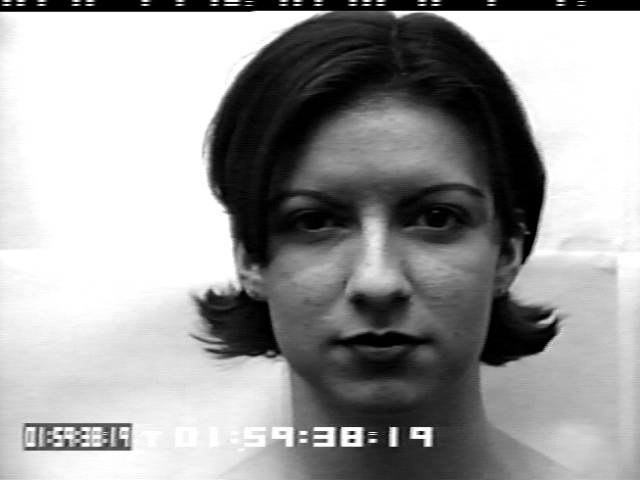
#> input picture Seminar2/images/S010_002_00000001.png, 640 x 480 px, given in place of the camera
$ jupyter execute --allow-errors 'Семинар №2 КМОиРО.ipynb'   (shell and % lines are left out)   (text cells are left out)
#> lines starting #> are read from the running program, lines starting #| are printed output that depends on the picture; after the words box and inside, x2 and y2 are one past the last pixel; in counts of white or black regions, pixels touching at a corner belong together
[cell 1]
import cv2
import numpy as np
import matplotlib.pyplot as plt
from scipy import ndimage as ndi
from PIL import Image

from skimage import data, filters, exposure, transform, color
from skimage.transform import integral_image
from skimage.filters import gabor_kernel
from skimage.feature import Cascade, hog, haar_like_feature
from skimage.exposure import rescale_intensity

[cell 2]
image=np.array([[1,2,2,4,1],[3,4,1,5,2],[2,3,3,2,4],[4,1,5,4,6],[6,3,2,1,3]],dtype='uint8')
image

[cell 3]
summ, _, _ = cv2.integral3(image)
summ

[cell 4]
int_image = integral_image(image)
int_image

[cell 5]
#Напишите функцию рассчета средней яркости в выделенной прямоугольной области по исходному изображению
#аргументы функции: верхний левый угол и правый нижний угол выбранной прямоугольной области интереса
'''
ваш код
'''

[cell 6]
#Напишите функцию рассчета средней яркости для выбранной прямоугольной области на исходном изображении по интегральному изображению
#аргументы функции: верхний левый угол и правый нижний угол выбранной прямоугольной области интереса
'''
ваш код
'''

[cell 7]
#Оцените вычислительную сложность похода №1 и подхода №2

[cell 8]
from skimage.feature import haar_like_feature
from skimage.transform import integral_image

img = np.random.randint(0, 256, (24,24))
int_image = integral_image(img)

total = 0
for feature_type in ['type-2-x', 'type-2-y', 'type-3-x', 'type-3-y', 'type-4']:
    '''
    Параметры haar_like_feature

    int_image: Интегральное изображение, для которого необходимо вычислить признаки
    r: Координата строки верхнего левого угла окна обнаружения
    c: Координата столбца верхнего левого угла окна обнаружения
    width: Ширина окна обнаружения.
    height: Высота окна обнаружения
    feature_type: тип примитива
    '''
    r, c = 0, 0
    width, height = int_image.shape[1], int_image.shape[0]
    #Каждое значение в features равно вычитанию сумм положительных и отрицательных прямоугольников
    features = haar_like_feature(int_image, r, c, width, height, feature_type)
    print(f"{feature_type}: {len(features)}")
    total += len(features)
print("\ntotal:", total)

[cell 9]
# OpenCV program to detect face in real time
# import libraries of python OpenCV
# where its functionality resides
import cv2

# load the required trained XML classifiers
# https://github.com/Itseez/opencv/blob/master/
# data/haarcascades/haarcascade_frontalface_default.xml
# Trained XML classifiers describes some features of some
# object we want to detect a cascade function is trained
# from a lot of positive(faces) and negative(non-faces)
# images.
face_cascade = cv2.CascadeClassifier('haarcascade_frontalface_default.xml')

# capture frames from a camera
cap = cv2.VideoCapture(0)

# loop runs if capturing has been initialized.
while 1:

    # reads frames from a camera
    ret, img = cap.read()
#> img is the input picture: shape (480, 640, 3); min 0, max 255, mean 157.1

    # convert to gray scale of each frames
    gray = cv2.cvtColor(img, cv2.COLOR_BGR2GRAY)

    # Detects faces of different sizes in the input image
    faces = face_cascade.detectMultiScale(gray, 1.3, 5)
#> faces = [[210, 90, 332, 332]]

    for (x,y,w,h) in faces:
        # To draw a rectangle in a face
        cv2.rectangle(img,(x,y),(x+w,y+h),(255,255,0),2)
        roi_gray = gray[y:y+h, x:x+w]
        roi_color = img[y:y+h, x:x+w]
#> this loop made 1 pass
#> pass 1, `roi_color = img[y:y+h, x:x+w]`:
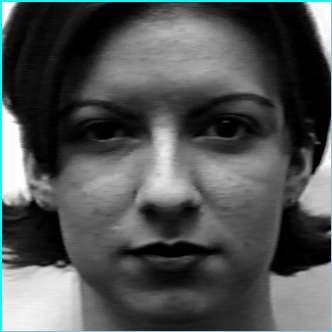
#> roi_color: shape (332, 332, 3); mean B, G, R 83.8, 83.8, 79.2
#> after the loop:
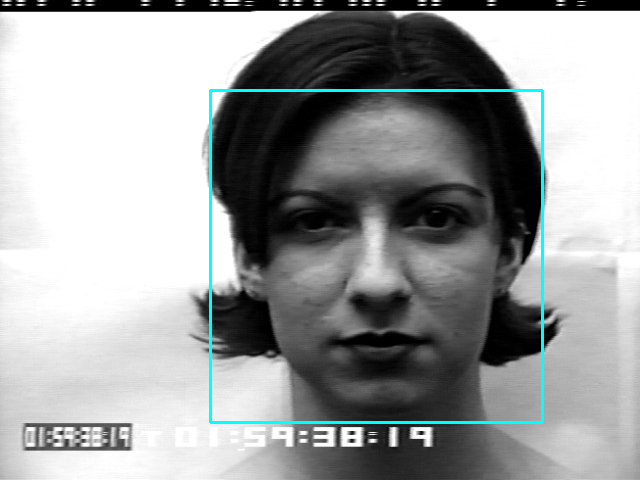
#> img: shape (480, 640, 3); 1.3% of pixels changed, all inside (x1, y1, x2, y2) = (209, 89, 544, 424)

    # Display an image in a window
    cv2.imshow('img',img)

    # Wait for Esc key to stop
    k = cv2.waitKey(30) & 0xff
#> (key Esc is pressed here)
    if k == 27:
        break

# Close the window
cap.release()

# De-allocate any associated memory usage
cv2.destroyAllWindows()

[cell 10]
image = data.astronaut()
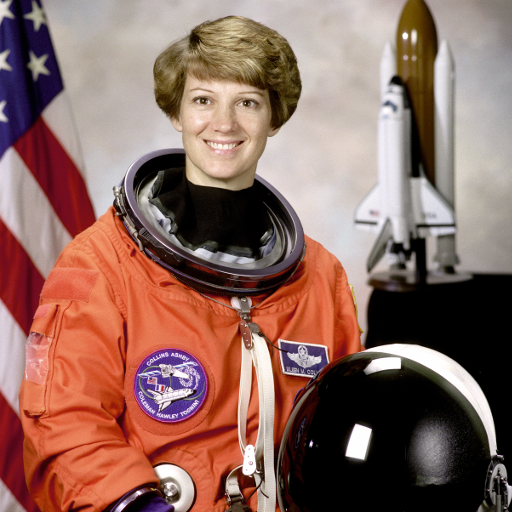
#> input picture skimage.data.astronaut(), 512 x 512 px
#> image is the input picture: shape (512, 512, 3); mean R, G, B 141.6, 105.8, 96.5
print("Разменость изображения {}x{}".format(image.shape[0],image.shape[1]))
#| Разменость изображения 512x512

features, hog_image = hog(image, orientations=8, pixels_per_cell=(16, 16),
                    cells_per_block=(1, 1), visualize=True, channel_axis=-1, feature_vector= True)
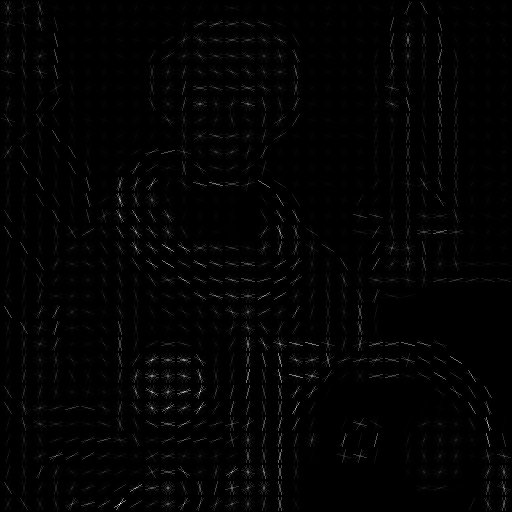
#> hog_image: shape (512, 512) float64; min 0, max 85.77, mean 1.1; drawn with min black and max white
#> features = 8192 values, max 1 at index 6324, min 0 at index 467, mean 0.299
print("Длина вектора признаков {}".format(features.shape[0]))
#| Длина вектора признаков 8192

[cell 11]
fig, (ax1, ax2) = plt.subplots(1, 2, figsize=(10, 10), sharex=True, sharey=True)

ax1.axis('off')
ax1.imshow(image, cmap=plt.cm.gray)
ax1.set_title('Input image')

# Rescale histogram for better display
hog_image_rescaled = exposure.rescale_intensity(hog_image, in_range=(0, 10))

ax2.axis('off')
ax2.imshow(hog_image_rescaled, cmap=plt.cm.gray)
ax2.set_title('Histogram of Oriented Gradients')
plt.show()

[cell 12]
#Напишите формулу которая рассчитает длину внетора призакнов с учетом параметрров HOG, указанных выше
'''
ваш код
'''

[cell 13]
# Загружаем библиотеку с детектором лиц, предварительно установив !pip install face_recognition # GPU active needed
import face_recognition as fr
import cv2
image = cv2.imread("images\S010_001_00000001.png")
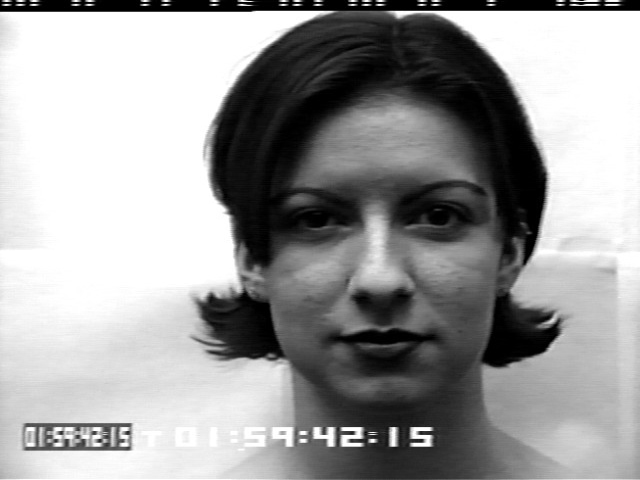
#> input picture Seminar2/images/S010_001_00000001.png, 640 x 480 px, found by its file name
#> image is the input picture: shape (480, 640, 3); min 0, max 255, mean 157.3

image = cv2.cvtColor(image,cv2.COLOR_BGR2GRAY)
#> image: shape (480, 640)
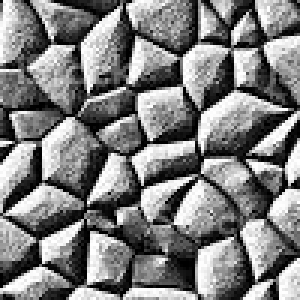
#> input picture Seminar2/image2.png, 100 x 100 px (shown 3 times larger)
#> further down, image is the input picture: shape (100, 100, 3); min 0, max 255, mean 125.9
# Определяем координаты премоугольника, в котором нашлось лицо
#> (the rest of this cell did not finish here and is left out)

[cell 14]
#Функция для выполнения операции свертки
def convolve(image, kernel):
    #вычисляем размерность входного изображения
    (iH, iW) = image.shape[:2]
#> iH = 100; iW = 100
    #вычисляем размерность ядра свертки
    (kH, kW) = kernel.shape[:2]
    #Определяе размер паддинга
    pad = (kW - 1) // 2
    #выполняет паддинг
    image = cv2.copyMakeBorder(image, pad, pad, pad, pad, cv2.BORDER_REPLICATE)
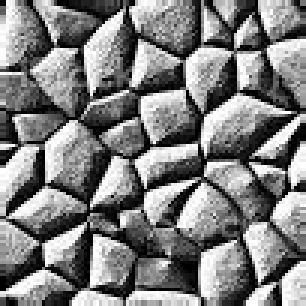
#> image: shape (102, 102) (shown 3 times larger); min 0, max 255, mean 126.4
    #создаем пустое изображение по размерности ияходного
    output = np.zeros((iH, iW), dtype="float32")

    #реализация скользящеге окна
    for y in np.arange(pad, iH + pad):
        for x in np.arange(pad, iW + pad):
            #выбор области интереса (области изображения для выполнения операции свертки)
            roi = image[y - pad:y + pad + 1, x - pad:x + pad + 1]
            #свертка с roi
            k = (roi * kernel).sum()
            #запись результата свертки в пустое изображение по индексу соответствющему шагу скользящего окна
            output[y - pad, x - pad] = k
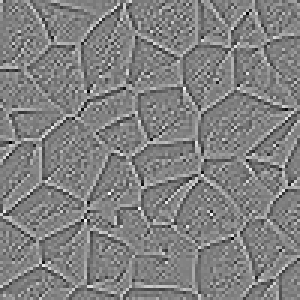
#> output: shape (100, 100) float32 (shown 3 times larger); min -622, max 607, mean 0; drawn with min black and max white

    #приведение диапазона интенсивности изображения к диапазону от 0 до 255
    output = rescale_intensity(output, in_range=(0, 255))
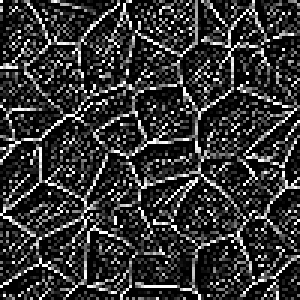
#> output: shape (100, 100) float32 (shown 3 times larger); min 0, max 1, mean 0.203
    output = (output * 255).astype("uint8")

    return output

[cell 15]
#Загружаем изображение
image = cv2.imread("image2.png")
#Переводим изображение в серое
gray = cv2.cvtColor(image, cv2.COLOR_BGR2GRAY)

#Выбираем ядро свертки
kernel = np.array((
	[0, 1, 0],
	[1, -4, 1],
	[0, 1, 0]), dtype="int")

#Выполняем операцию светки с функцией написанной выше
convoleOutput = convolve(gray, kernel)
#Выполняем операцию светки с функцией мз библиотеки opencv
opencvOutput = cv2.filter2D(gray, -1, kernel)

#Визуализируем результат
fig, axs = plt.subplots(1, 3, figsize=(15,15))
axs[0].imshow(gray, cmap="gray")
axs[0].title.set_text(f'Original')
axs[0].axis("off")

axs[1].imshow(convoleOutput, cmap="gray")
axs[1].title.set_text(f'Convole')
axs[1].axis("off")

axs[2].imshow(opencvOutput, cmap="gray")
axs[2].title.set_text(f'cv2.filter2D')
axs[2].axis("off")

[cell 16]
# функция формирования банка фильтров Габора
def GB(kernel_size):
#> called with kernel_size = 20
    kmax = np.pi / 2
    sigma = 2 * np.pi
    f = np.sqrt(2)
    x0 = kernel_size / 2
    y0 = kernel_size / 2
    F = []

    for mu in range(8):
        for nu in range(5):
            temp_array = np.zeros((kernel_size, kernel_size), dtype=complex)
            for x in range(kernel_size):
                for y in range(kernel_size):
                    k = kmax / (f ** nu)
                    omega = mu * (np.pi / 8)
                    G = np.exp(-k ** 2 * ((x - x0) ** 2 + (y - y0) ** 2) / (2 * sigma ** 2))
                    S = np.exp(1j * k * ((x - x0) * np.cos(omega) + (y - y0) * np.sin(omega)))
                    temp_array[x, y] = G*S

            F.append(temp_array)

    return F

[cell 17]
# формирование банка фильтров Габора
F = GB(kernel_size = 20)

[cell 18]
# по оси х - ориентация, по оси y - частота

# визуализация фильтров Габора
fig1, axs_1 = plt.subplots(5, 8, figsize=(8, 8))
for i in range(5):
    for j in range(8):
        axs_1[i,j].imshow(np.real(F[j*5+i]), cmap='gray')

plt.show()

[cell 19]
# визуализация Фурье-образов фильтров Габора
fig3, axs_3 = plt.subplots(5, 8, figsize=(8, 8))
for i in range(5):
    for j in range(8):
        axs_3[i,j].imshow(np.abs(np.fft.fftshift(np.fft.fft2(F[j*5+i]))), cmap='gray')

plt.show()
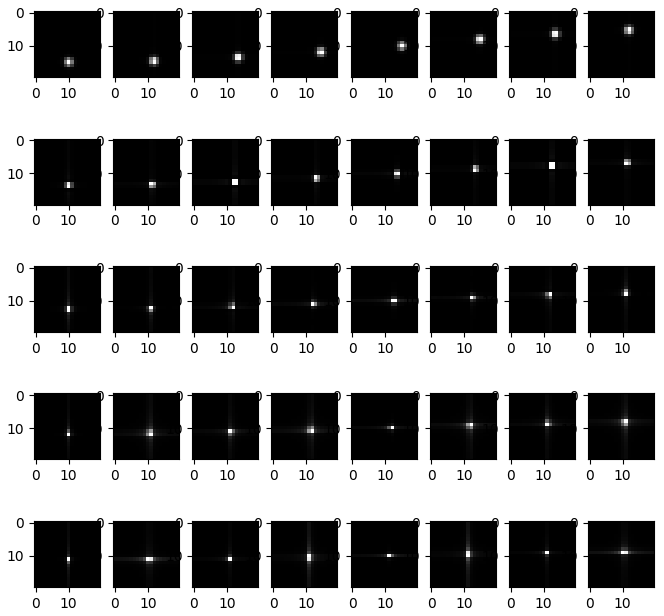
#> figure drawn by matplotlib, 40 panels
